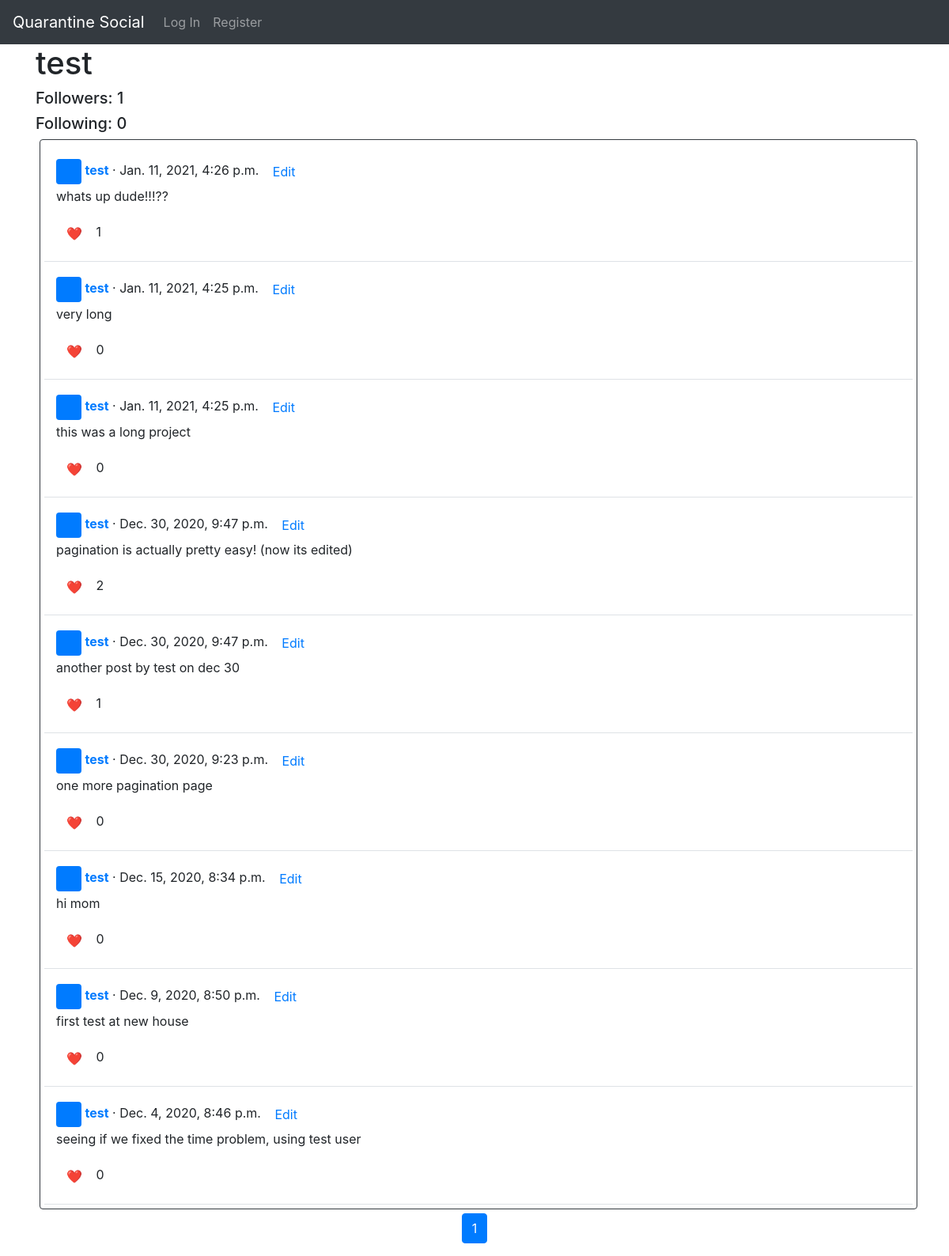
/userProfile/test, run on an earlier commit of the app's database.
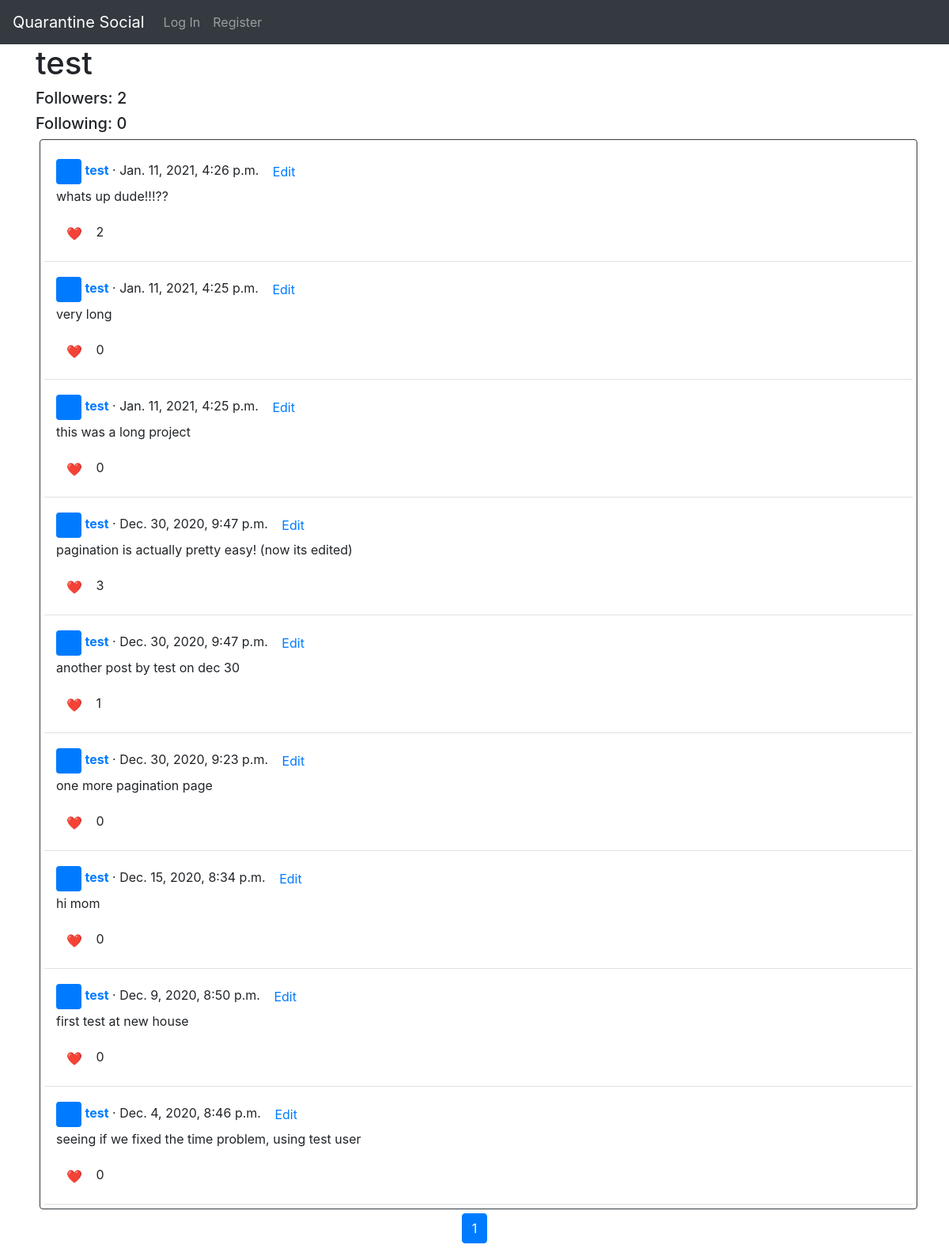
And on a later commit of the database.
### network/models.py (models this page shows)
class User(AbstractUser):
    num_following = models.IntegerField(default=0)
    num_followers = models.IntegerField(default=0)

class Post(models.Model):
    author = models.ForeignKey(User, on_delete=models.CASCADE)
    content = models.TextField()
    post_date = models.DateTimeField(default=timezone.now)
    num_likes = models.IntegerField(default=0)

### network/views.py (the view, shortened to what this page needs)
# urls.py: path("userProfile/<str:username>", views.profile, name="profile"),
def profile(request, username):
    desired_user = User.objects.filter(username=username).first()
    desired_user_posts = Post.objects.filter(author=desired_user).order_by('-post_date')
    paginator = Paginator(desired_user_posts, NUM_POSTS_PER_PAGE)
    page = request.GET.get('page')
    posts = paginator.get_page(page)
    if not request.user.is_authenticated:
        return render(request, "network/user_profile.html", {
            "desired_user": desired_user,
            "posts": posts
        })

### network/templates/network/user_profile.html (shortened to what this page needs)
{% extends "network/layout.html" %}
{% load static %}
{% block body %}
<div class="container">
    <h1 id="desired_username">{{ desired_user.username }}</h1>
    <h5 id="num_followers">Followers: {{ desired_user.num_followers }}</h5>
    <h5>Following: {{ desired_user.num_following }}</h5>
    <div class="container border border-dark rounded pst">
        {% for post in posts %}
            <div class="d-flex pt-3">
                <div class="pb-3 mb-0 medium lh-sm border-bottom w-100">
                    <div class="container">
                        <svg class="bd-placeholder-img flex-shrink-0 me-2 rounded" width="32" height="32" xmlns="http://www.w3.org/2000/svg" role="img" aria-label="Placeholder: 32x32" preserveAspectRatio="xMidYMid slice" focusable="false">
                            <text x="90%" y="50%" fill="#007bff" dy=".3em">32x32</text>
                        </svg>
                        <strong class="text-gray-dark"><a href="{% url 'profile' username=post.author %}">{{ post.author }}</a></strong>
                        <span> · {{ post.post_date }}</span>
                        <button type="button" class="btn btn-link" onclick="edit_post('{{post.id}}')">Edit</button>
                        <p id="post_content_{{post.id}}">{{ post.content }}</p>
                        <button type="button" class="btn btn-link like_unlike_btn" id="{{post.id}}">❤️</button>
                        <p style="display: inline;" id="{{post.id}}_numlikes">{{ post.num_likes }}</p>
                    </div>
                </div>
            </div>
        {% endfor %}
    </div>
    <ul class="pagination justify-content-center">
        {% for num in posts.paginator.page_range %}
            {% if posts.number == num %}
                <li class="page-item active"><a class="page-link" href="?page={{ num }}">{{ num }}</a></li>
            {% elif num > posts.number|add:'-3' and num < posts.number|add:'3' %}
                <li class="page-item"><a class="page-link" href="?page={{ num }}">{{ num }}</a></li>
            {% endif %}
        {% endfor %}
    </ul>
</div>
{% endblock %}

What changed in the data, as far as the page shows it:
changed User "test": num_followers "1" → "2"
changed Post "Jan. 11, 2021, 4:26 p.m.": num_likes "1" → "2"
changed Post "pagination is actually pretty easy! (now its edited)": num_likes "2" → "3"
